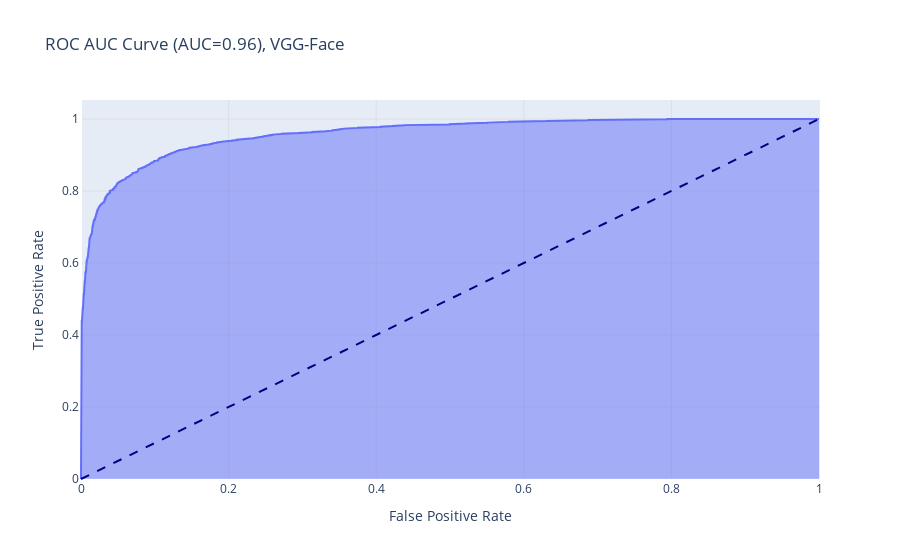
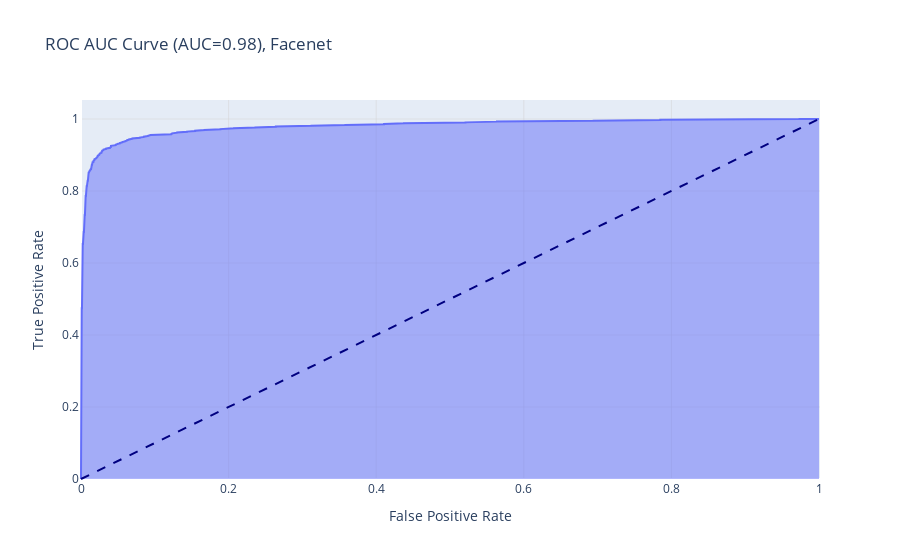
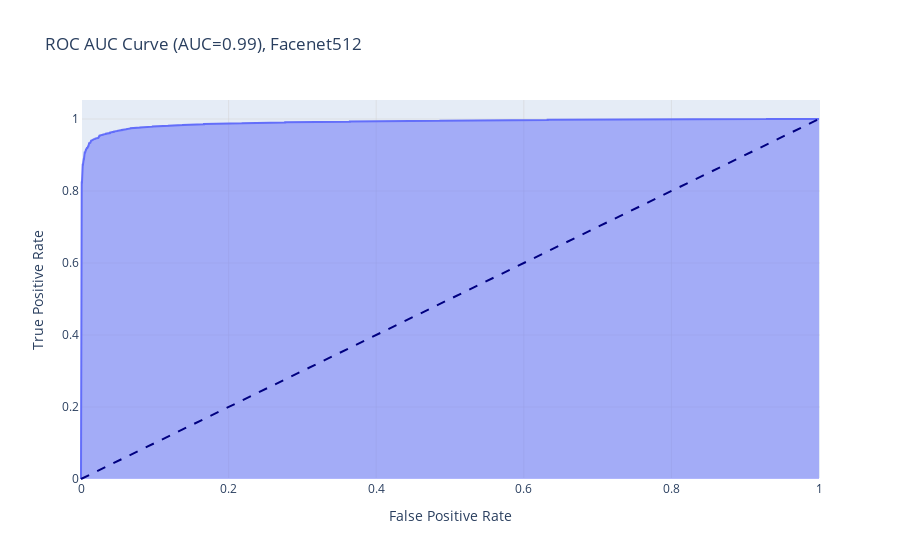
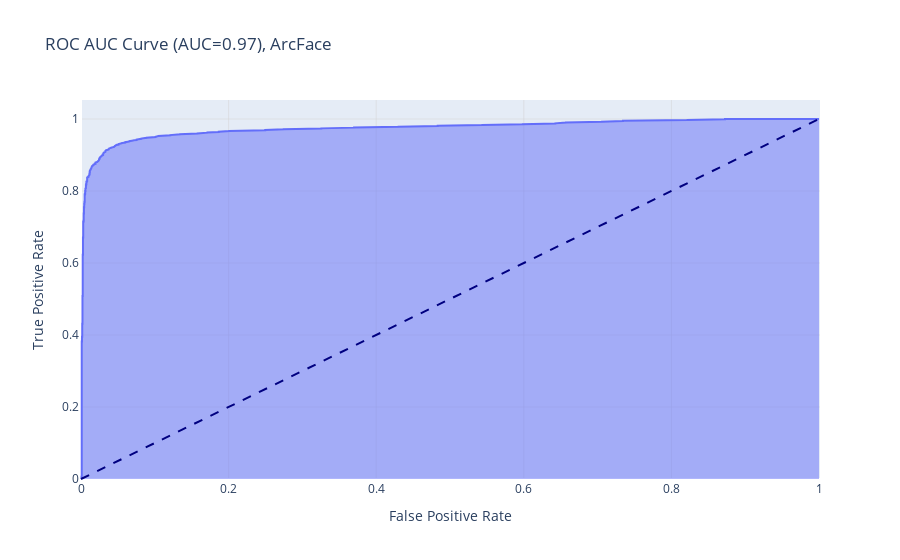

Notebook code cell kept with these figures, in order:
### Markdown cell above
#### Evaluate, print, plot and save results

### Code cell
# Define the parameters
face_detector = "yunet"
face_recognizers = ["VGG-Face", "Facenet", "Facenet512", "ArcFace", "SFace"]
distance_metric = "cosine"
thresholds = {
    "VGG-Face": 0.4,
    "Facenet": 0.4,
    "Facenet512": 0.3,
    "ArcFace": 0.68,
    "SFace": 0.593,
}
# Define the list to store all the dataframes
dataframes = []

# Loop through the face recognizers
for face_recognizer in tqdm(face_recognizers):
    try:
        print(f"Face Recognizer: {face_recognizer}")
        threshold = thresholds[face_recognizer]
        df = save_and_plot_output(face_detector, face_recognizer, distance_metric, threshold, output_dir=target_dir)
        dataframes.append(df)
    except:
        pass

# Combine all the dataframes into one dataframe
combined_df = pd.concat(dataframes)

# Save the combined dataframe as a CSV file
combined_df.to_csv(os.path.join(target_dir, "combined_results.csv"), index=False)

### Figure 1 — Plotly figure (JSON) as saved in the notebook; plotly's stock layout.template omitted (floating-point values rounded to 4 significant figures; data arrays with more than 128 entries replaced by an {"elided": "..."} marker saying what was removed)
{"data": [{"fillpattern": {"shape": ""}, "hovertemplate": "<b>%{hovertext}</b><br><br>False Positive Rate=%{x}<br>True Positive Rate=%{y}<extra></extra>", "hovertext": {"elided": "932 str values"}, "legendgroup": "", "line": {"color": "#636efa"}, "marker": {"symbol": "circle"}, "mode": "lines", "name": "", "orientation": "v", "showlegend": false, "stackgroup": "1", "type": "scatter", "x": {"elided": "932 float values"}, "xaxis": "x", "y": {"elided": "932 float values"}, "yaxis": "y"}], "layout": {"legend": {"tracegroupgap": 0}, "shapes": [{"line": {"color": "navy", "dash": "dash"}, "type": "line", "x0": 0, "x1": 1, "y0": 0, "y1": 1}], "title": {"text": "ROC AUC Curve (AUC=0.96), VGG-Face"}, "xaxis": {"anchor": "y", "domain": [0, 1], "gridcolor": "lightgray", "gridwidth": 0.5, "showgrid": true, "title": {"text": "False Positive Rate"}}, "yaxis": {"anchor": "x", "domain": [0, 1], "gridcolor": "lightgray", "gridwidth": 0.5, "showgrid": true, "title": {"text": "True Positive Rate"}}}}

### Figure 2 — Plotly figure (JSON) as saved in the notebook; plotly's stock layout.template omitted (floating-point values rounded to 4 significant figures; data arrays with more than 128 entries replaced by an {"elided": "..."} marker saying what was removed)
{"data": [{"fillpattern": {"shape": ""}, "hovertemplate": "<b>%{hovertext}</b><br><br>False Positive Rate=%{x}<br>True Positive Rate=%{y}<extra></extra>", "hovertext": {"elided": "534 str values"}, "legendgroup": "", "line": {"color": "#636efa"}, "marker": {"symbol": "circle"}, "mode": "lines", "name": "", "orientation": "v", "showlegend": false, "stackgroup": "1", "type": "scatter", "x": {"elided": "534 float values"}, "xaxis": "x", "y": {"elided": "534 float values"}, "yaxis": "y"}], "layout": {"legend": {"tracegroupgap": 0}, "shapes": [{"line": {"color": "navy", "dash": "dash"}, "type": "line", "x0": 0, "x1": 1, "y0": 0, "y1": 1}], "title": {"text": "ROC AUC Curve (AUC=0.98), Facenet"}, "xaxis": {"anchor": "y", "domain": [0, 1], "gridcolor": "lightgray", "gridwidth": 0.5, "showgrid": true, "title": {"text": "False Positive Rate"}}, "yaxis": {"anchor": "x", "domain": [0, 1], "gridcolor": "lightgray", "gridwidth": 0.5, "showgrid": true, "title": {"text": "True Positive Rate"}}}}

### Figure 3 — Plotly figure (JSON) as saved in the notebook; plotly's stock layout.template omitted (floating-point values rounded to 4 significant figures; data arrays with more than 128 entries replaced by an {"elided": "..."} marker saying what was removed)
{"data": [{"fillpattern": {"shape": ""}, "hovertemplate": "<b>%{hovertext}</b><br><br>False Positive Rate=%{x}<br>True Positive Rate=%{y}<extra></extra>", "hovertext": {"elided": "348 str values"}, "legendgroup": "", "line": {"color": "#636efa"}, "marker": {"symbol": "circle"}, "mode": "lines", "name": "", "orientation": "v", "showlegend": false, "stackgroup": "1", "type": "scatter", "x": {"elided": "348 float values"}, "xaxis": "x", "y": {"elided": "348 float values"}, "yaxis": "y"}], "layout": {"legend": {"tracegroupgap": 0}, "shapes": [{"line": {"color": "navy", "dash": "dash"}, "type": "line", "x0": 0, "x1": 1, "y0": 0, "y1": 1}], "title": {"text": "ROC AUC Curve (AUC=0.99), Facenet512"}, "xaxis": {"anchor": "y", "domain": [0, 1], "gridcolor": "lightgray", "gridwidth": 0.5, "showgrid": true, "title": {"text": "False Positive Rate"}}, "yaxis": {"anchor": "x", "domain": [0, 1], "gridcolor": "lightgray", "gridwidth": 0.5, "showgrid": true, "title": {"text": "True Positive Rate"}}}}

### Figure 4 — Plotly figure (JSON) as saved in the notebook; plotly's stock layout.template omitted (floating-point values rounded to 4 significant figures; data arrays with more than 128 entries replaced by an {"elided": "..."} marker saying what was removed)
{"data": [{"fillpattern": {"shape": ""}, "hovertemplate": "<b>%{hovertext}</b><br><br>False Positive Rate=%{x}<br>True Positive Rate=%{y}<extra></extra>", "hovertext": {"elided": "575 str values"}, "legendgroup": "", "line": {"color": "#636efa"}, "marker": {"symbol": "circle"}, "mode": "lines", "name": "", "orientation": "v", "showlegend": false, "stackgroup": "1", "type": "scatter", "x": {"elided": "575 float values"}, "xaxis": "x", "y": {"elided": "575 float values"}, "yaxis": "y"}], "layout": {"legend": {"tracegroupgap": 0}, "shapes": [{"line": {"color": "navy", "dash": "dash"}, "type": "line", "x0": 0, "x1": 1, "y0": 0, "y1": 1}], "title": {"text": "ROC AUC Curve (AUC=0.97), ArcFace"}, "xaxis": {"anchor": "y", "domain": [0, 1], "gridcolor": "lightgray", "gridwidth": 0.5, "showgrid": true, "title": {"text": "False Positive Rate"}}, "yaxis": {"anchor": "x", "domain": [0, 1], "gridcolor": "lightgray", "gridwidth": 0.5, "showgrid": true, "title": {"text": "True Positive Rate"}}}}
